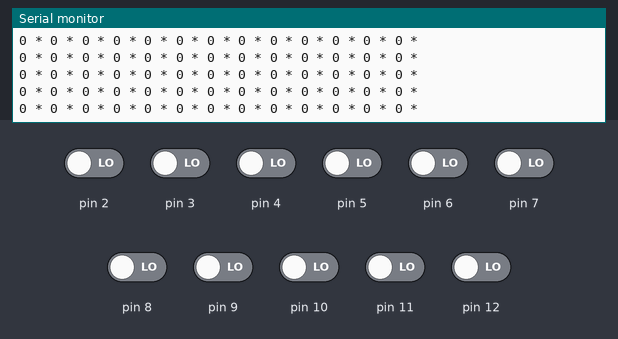
The sketch below on a simulated Arduino Uno, built with avr-gcc and run on an emulated ATmega328P. Parts: the last lines printed to the serial monitor. The test bench sets the inputs (shaded band); at power-on: pin 2–12 LOW.

Above: at 1.2 s.
1.3 s: pin 2 driven HIGH
At 1.41 s:
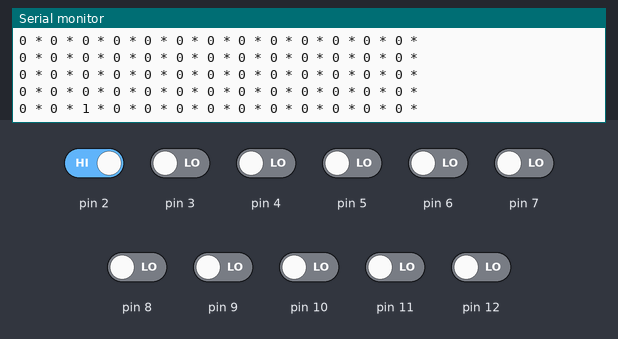
4.3 s: pin 3 driven HIGH
At 4.39 s:
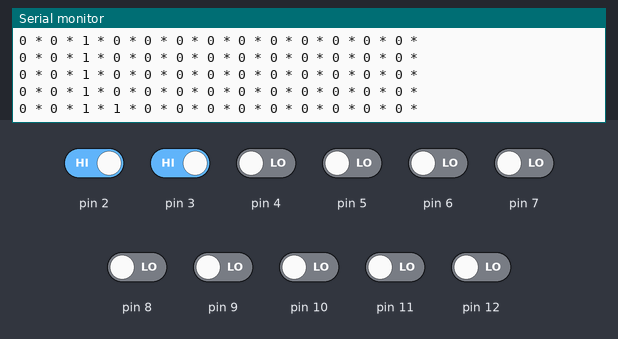
5.8 s: pin 4 driven HIGH
At 5.91 s:
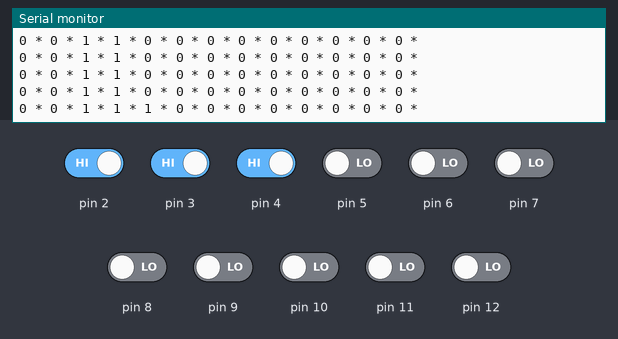
8.8 s: pin 5 driven HIGH
At 8.88 s:
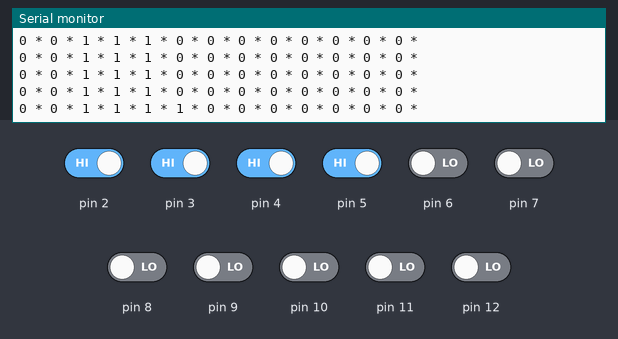
11.8 s: pin 6 driven HIGH
At 11.86 s:
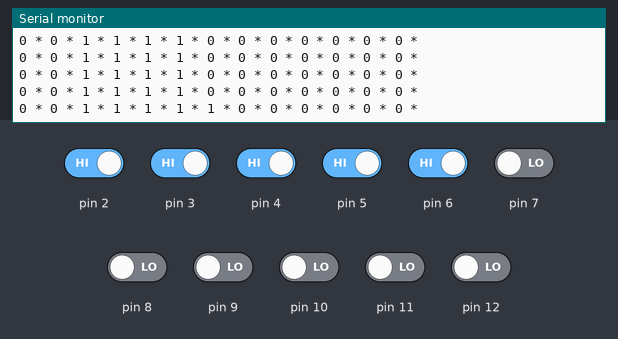
14.8 s: pin 7 driven HIGH
At 14.89 s:
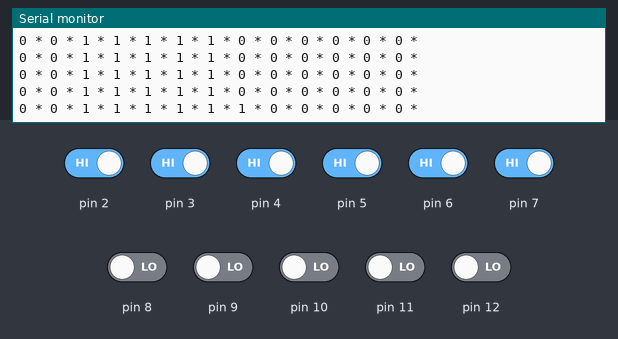

The sketch:

sensorArray_digital.ino
```cpp
int numberOfSensors = 13;

void setup(){
    Serial.begin(9600);
    for (int i = 0; i < numberOfSensors; i++){
      pinMode(i, INPUT);
    }
}

void loop(){
  for (int i = 0; i < numberOfSensors; i++){
    Serial.print(digitalRead(i));
    Serial.print(" * ");
  }
  Serial.println();
}
```

Measured:
- after the input at 1.3 s, the serial monitor: prints a new line after 0.10 s (image 1)
- after the input at 4.3 s, the serial monitor: prints a new line after 0.08 s (image 2)
- after the input at 5.8 s, the serial monitor: prints a new line after 0.10 s (image 3)
- after the input at 8.8 s, the serial monitor: prints a new line after 0.07 s (image 4)
- after the input at 11.8 s, the serial monitor: prints a new line after 0.05 s (image 5)
- after the input at 14.8 s, the serial monitor: prints a new line after 0.08 s (image 6)
